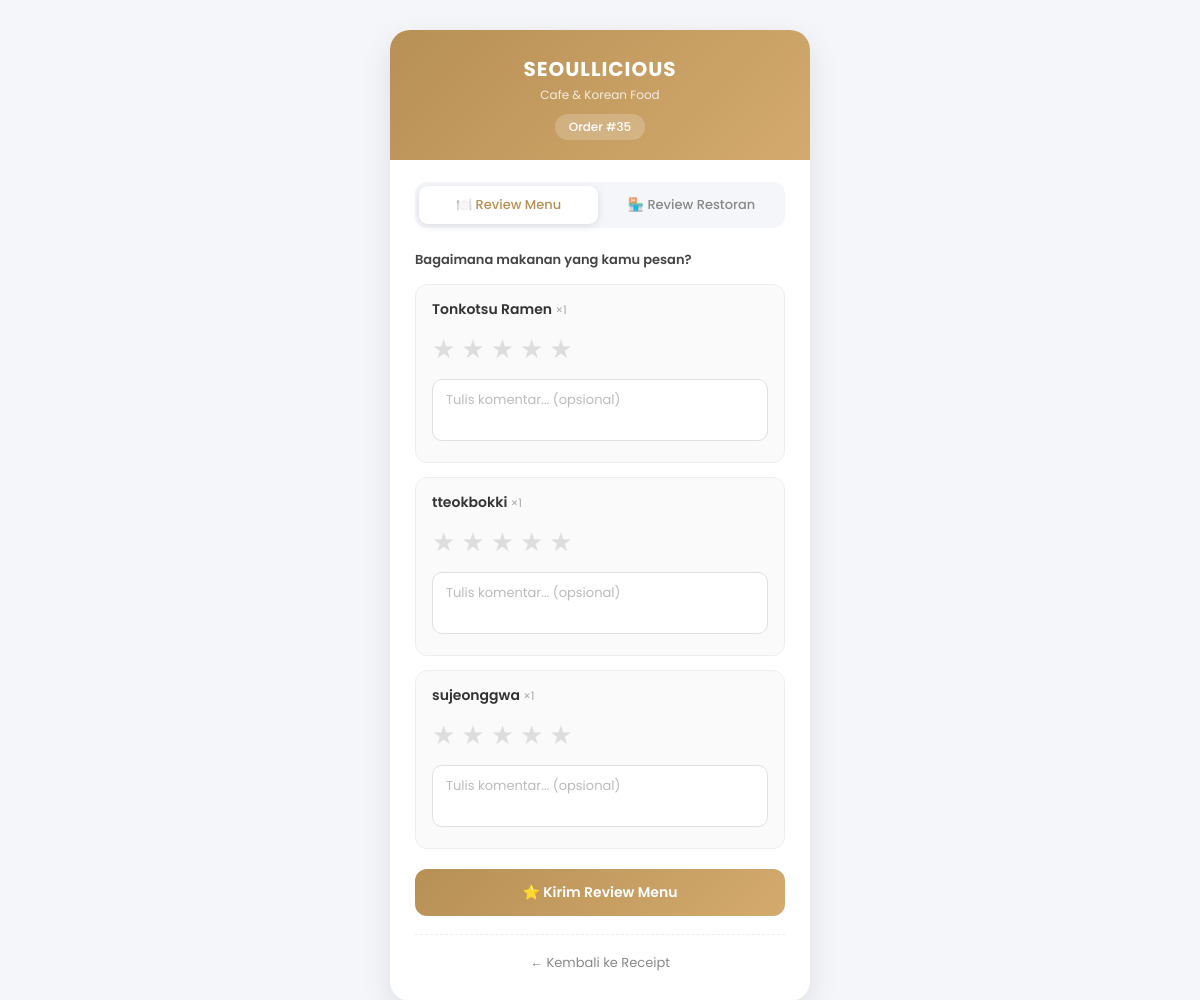
Page /user/review.php?id=35 (signed in) on the committed database.
### tables this page shows
CREATE TABLE `order_items` (
  `id_item` int(11) NOT NULL,
  `id_order` int(11) DEFAULT NULL,
  `id_menu` int(11) DEFAULT NULL,
  `qty` int(11) DEFAULT NULL,
  `price` int(11) DEFAULT NULL,
  `subtotal` int(11) DEFAULT NULL
);

CREATE TABLE `menu` (
  `id_menu` int(11) NOT NULL,
  `nama_menu` varchar(100) DEFAULT NULL,
  `kategori` varchar(50) DEFAULT NULL,
  `harga` int(11) DEFAULT NULL,
  `gambar` varchar(255) DEFAULT NULL
);

### user/review.php (the view, shortened to what this page needs)
<?php
include "../config/koneksi.php";
$id_order = $_GET['id'];
$items = mysqli_query($koneksi, "
    SELECT oi.id_menu, m.nama_menu, oi.qty
    FROM order_items oi
    JOIN menu m ON oi.id_menu = m.id_menu
    WHERE oi.id_order = '$id_order'
");
$menu_list = [];
while($row = mysqli_fetch_assoc($items)){
    $menu_list[] = $row;
}
$id_user = $_SESSION['id_user'] ?? 1;
$existing_menu = [];
foreach($menu_list as $menu){
    $id_menu = $menu['id_menu'];
    $row = mysqli_fetch_assoc(mysqli_query($koneksi,"
        SELECT * FROM review_menu WHERE id_user='$id_user' AND id_menu='$id_menu' AND id_order='$id_order'
    "));
    $existing_menu[$id_menu] = $row;
}
?>
<!DOCTYPE html>
<html lang="id">
<head>
</head>
<body>
<div class="card">
    <div class="card-header">
        <div class="logo">SEOULLICIOUS</div>
        <div class="subtitle">Cafe & Korean Food</div>
        <div class="order-badge">Order #<?= $id_order ?></div>
    </div>
    <div class="card-body">
        <div class="tabs">
            <button class="tab-btn active" onclick="switchTab('menu', this)">🍽️ Review Menu</button>
            <button class="tab-btn" onclick="switchTab('restoran', this)">🏪 Review Restoran</button>
        </div>
        <div id="tab-menu" class="tab-panel active">
            <div class="section-label">Bagaimana makanan yang kamu pesan?</div>
            <form method="POST">
                <?php foreach($menu_list as $menu):
                    $id_menu = $menu['id_menu'];
                    $exist   = $existing_menu[$id_menu] ?? null;
                ?>
                <div class="menu-review-item">
                    <div class="menu-name">
                        <?= htmlspecialchars($menu['nama_menu']) ?>
                        <small style="color:#aaa;font-weight:400;"> &times;<?= $menu['qty'] ?></small>
                    </div>
                    <div class="star-group">
                        <?php for($s = 5; $s >= 1; $s--): ?>
                            <label for="star_<?= $id_menu ?>_<?= $s ?>">★</label>
                        <?php endfor; ?>
                    </div>
                    <textarea
                        name="komentar_menu_<?= $id_menu ?>"
                        rows="2"
                        placeholder="Tulis komentar... (opsional)"
                    ><?= htmlspecialchars($exist['komentar'] ?? '') ?></textarea>
                </div>
                <?php endforeach; ?>
                <button type="submit" class="btn-submit">⭐ Kirim Review Menu</button>
            </form>
        </div>
        <hr class="divider">
        <a href="receipt.php?id=<?= $id_order ?>" class="back-link">← Kembali ke Receipt</a>
    </div>
</div>
</body>
</html>

### user/review.php (style rules this page uses)
* { box-sizing: border-box; margin: 0; padding: 0; }
body { background: #f4f6f9; font-family: 'Poppins', sans-serif; min-height: 100vh; display: flex; justify-content: center; align-items: flex-start; padding: 30px 15px; }
.card { width: 100%; max-width: 420px; background: white; border-radius: 20px; box-shadow: 0 10px 30px rgba(0,0,0,0.1); overflow: hidden; }
.card-header { background: linear-gradient(135deg, #b79055, #d4aa6e); padding: 24px 25px 20px; text-align: center; }
.card-header .logo { font-size: 20px; font-weight: 700; color: white; letter-spacing: 1px; }
.card-header .subtitle { font-size: 12px; color: rgba(255,255,255,0.8); margin-top: 2px; }
.card-header .order-badge { display: inline-block; margin-top: 10px; background: rgba(255,255,255,0.2); color: white; font-size: 12px; padding: 4px 14px; border-radius: 20px; font-weight: 500; }
.card-body { padding: 22px 25px 28px; }
.tabs { display: flex; background: #f4f6f9; border-radius: 12px; padding: 4px; margin-bottom: 22px; gap: 4px; }
.tab-btn { flex: 1; padding: 9px 5px; border: none; background: transparent; border-radius: 9px; font-family: 'Poppins', sans-serif; font-size: 13px; font-weight: 500; color: #888; cursor: pointer; transition: all 0.25s; }
.tab-btn.active { background: white; color: #b79055; box-shadow: 0 2px 8px rgba(0,0,0,0.10); }
.tab-panel { display: none; }
.tab-panel.active { display: block; }
.section-label { font-size: 13px; font-weight: 600; color: #444; margin-bottom: 14px; }
.menu-review-item { background: #fafafa; border: 1px solid #eee; border-radius: 12px; padding: 14px 16px; margin-bottom: 14px; }
.menu-review-item .menu-name { font-size: 14px; font-weight: 600; color: #333; margin-bottom: 10px; }
.star-group { display: flex; gap: 6px; margin-bottom: 10px; }
.star-group label { font-size: 26px; color: #ddd; cursor: pointer; transition: color 0.15s, transform 0.15s; user-select: none; }
.star-group { flex-direction: row-reverse; justify-content: flex-end; }
textarea { width: 100%; border: 1px solid #e0e0e0; border-radius: 10px; padding: 10px 13px; font-family: 'Poppins', sans-serif; font-size: 13px; resize: none; color: #444; outline: none; transition: border 0.2s; background: white; }
textarea::placeholder { color: #bbb; }
.btn-submit { width: 100%; padding: 13px; background: linear-gradient(135deg, #b79055, #d4aa6e); color: white; border: none; border-radius: 12px; font-family: 'Poppins', sans-serif; font-size: 14px; font-weight: 600; cursor: pointer; margin-top: 6px; transition: opacity 0.2s, transform 0.15s; }
.back-link { display: block; text-align: center; margin-top: 16px; font-size: 13px; color: #888; text-decoration: none; transition: color 0.2s; }
.divider { border: none; border-top: 1px dashed #eee; margin: 18px 0; }

### rows in the picture
order_items: id_menu.nama_menu "Tonkotsu Ramen", qty "1", id_menu "Tulis komentar... (opsional)"
order_items: id_menu.nama_menu "tteokbokki", qty "1", id_menu "Tulis komentar... (opsional)"
order_items: id_menu.nama_menu "sujeonggwa", qty "1", id_menu "Tulis komentar... (opsional)"

### other values in the picture
$id_order "35"
